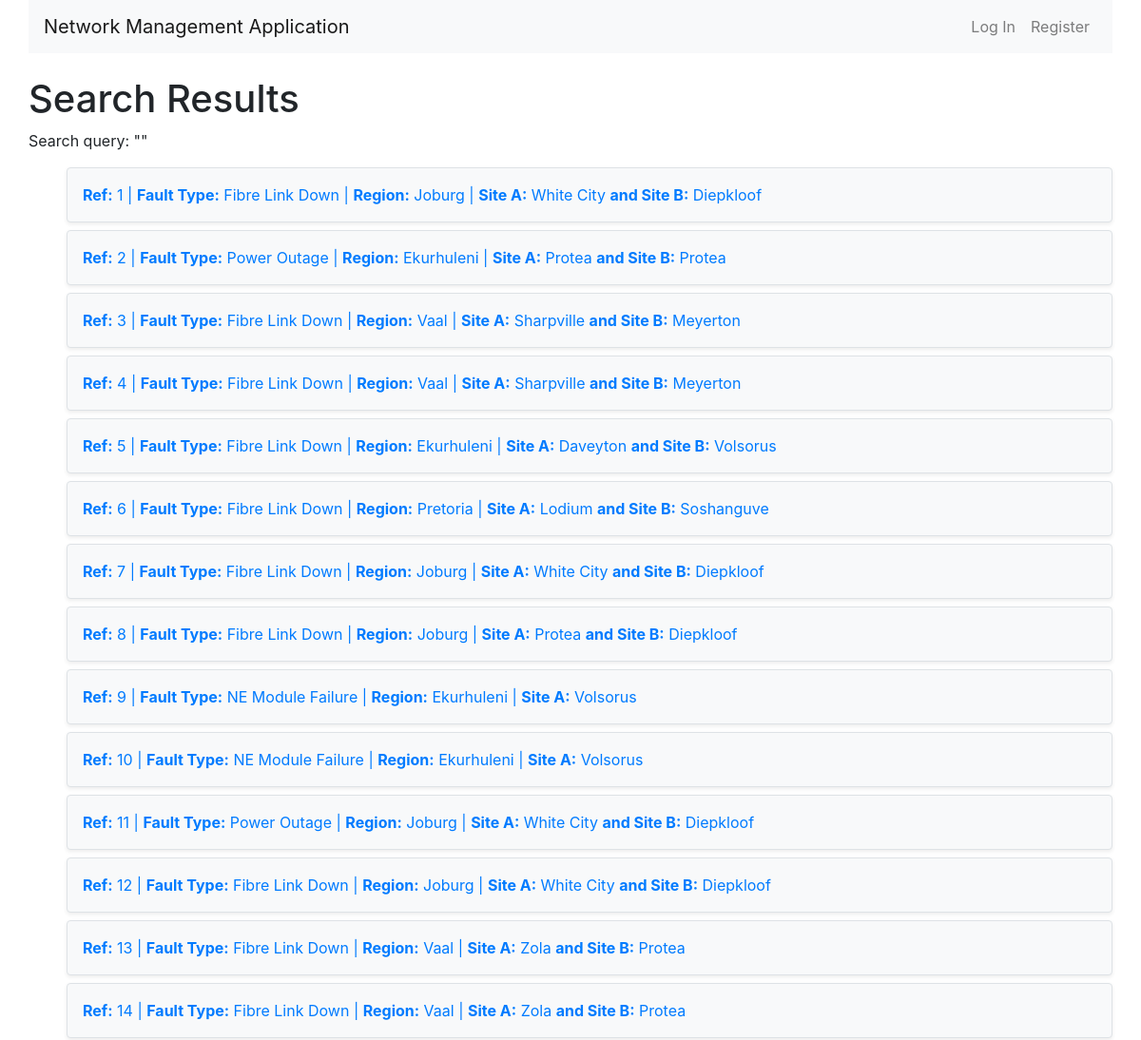
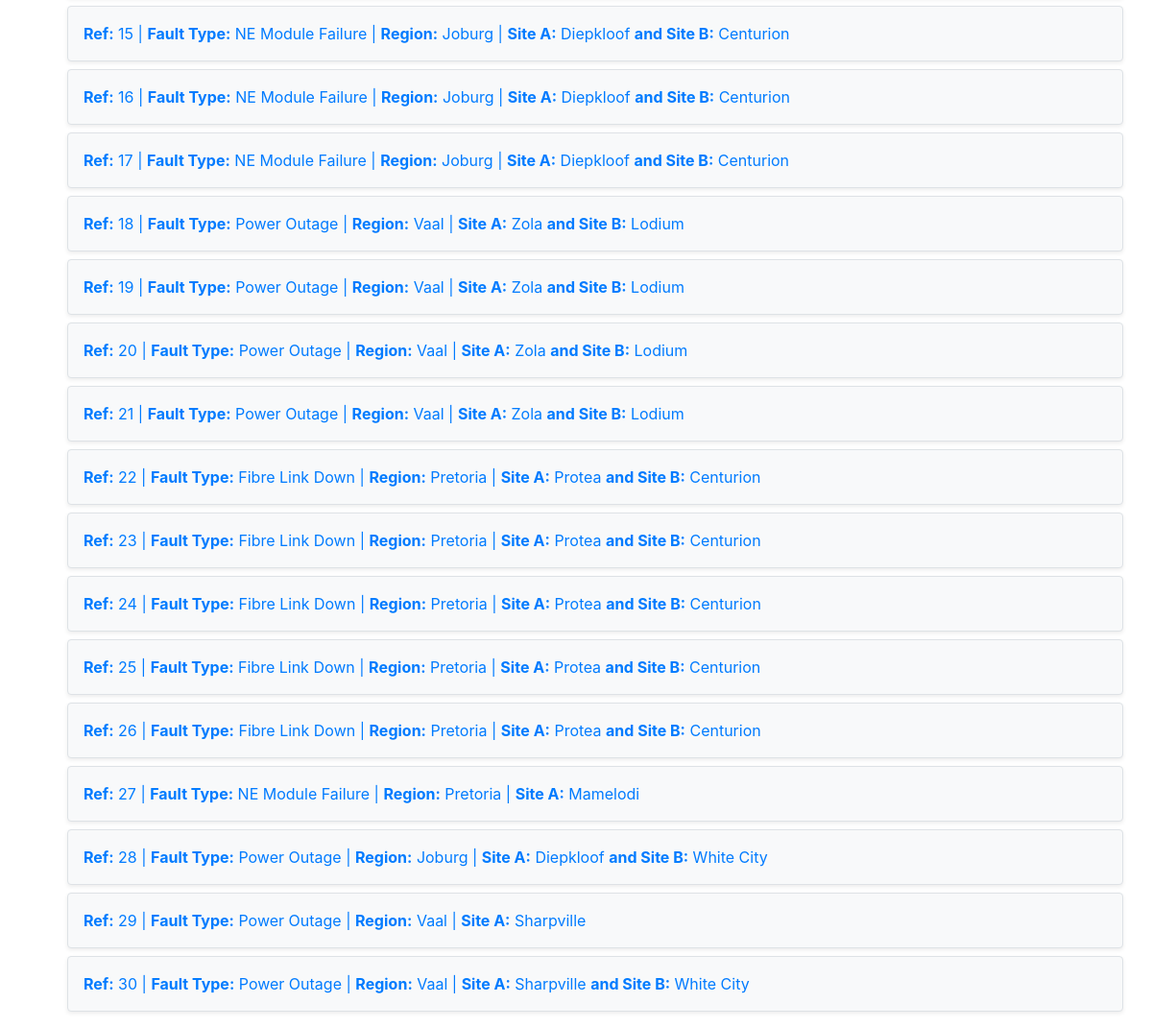
The app's page /search/ with its own data (2 pictures, top to bottom).
### nms/models.py (models this page shows, shortened)
class Ticket(models.Model):
    fault_start = models.CharField(max_length=255, null=True, blank=True)
    fault_end = models.CharField(max_length=255, null=True, blank=True)
    summary = models.TextField(null=True, blank=True)
    status = models.ForeignKey('TicketStatus', on_delete=models.CASCADE, related_name='tickets', default=1)
    created_at = models.DateTimeField(auto_now_add=True)
    assigned_to = models.ForeignKey(User, on_delete=models.CASCADE, related_name='tickets', null=True, blank=True)
    fault_type = models.ForeignKey(FaultType, on_delete=models.CASCADE, related_name='tickets', null=True, blank=True)
    region = models.ForeignKey(Region, on_delete=models.CASCADE, related_name='tickets', null=True, blank=True)
    site_A = models.ForeignKey(Site, on_delete=models.CASCADE, related_name='site_A_tickets', null=True, blank=True)
    site_B = models.ForeignKey(Site, on_delete=models.CASCADE, related_name='site_B_tickets', null=True, blank=True)

class FaultType(models.Model):
    name = models.CharField(max_length=100, unique=True)

class Region(models.Model):
    name = models.CharField(max_length=100, unique=True)

class Site(models.Model):
    name = models.CharField(max_length=100, unique=True)
    region = models.ForeignKey(Region, on_delete=models.CASCADE, related_name='sites')

### nms/views.py (the view)
# urls.py: path('search/', views.search_tickets, name='search_tickets'),
def search_tickets(request):
    query = request.GET.get('q', '').strip()
    tickets = Ticket.objects.all()
    if query.isdigit():  # If the input is numeric, search by fault_ref
        tickets = tickets.filter(id=query)  # Assuming 'id' is used as the fault reference
    else:  # If the input contains text
        tickets = tickets.filter(
            Q(fault_type__name__icontains=query) |  # Searching in fault_type (assuming FaultType has a 'name' field)
            Q(region__name__icontains=query) |  # Searching in region (assuming Region has a 'name' field)
            Q(site_A__name__icontains=query) |  # Searching in site_A (assuming Site has a 'name' field)
            Q(site_B__name__icontains=query) |  # Searching in site_B (assuming Site has a 'name' field)
            Q(assigned_to__username__icontains=query)  # Searching in assigned_to (username of User model)
        )
    return render(request, 'nms/search_results.html', {'tickets': tickets, 'query': query})

### nms/templates/nms/search_results.html
{% extends "nms/layout.html" %}
{% block body %}
<h1>Search Results</h1>
<p>Search query: "{{ query }}"</p>
{% if tickets %}
    <ul>
        {% for ticket in tickets %}
            <li class="links">
                <a href="/tickets/{{ ticket.id }}/details/" class="text-decoration-none">
                    <div class="p-3 mb-2 border rounded shadow-sm bg-light">
                        <strong>Ref:</strong> {{ ticket.id }} |
                        <strong>Fault Type:</strong> {{ ticket.fault_type.name }} |
                        <strong>Region:</strong> {{ ticket.region.name }} |
                        <strong>Site A:</strong> {{ ticket.site_A.name }}
                        {% if ticket.site_B %}
                            <strong>and Site B:</strong> {{ ticket.site_B.name }}
                        {% endif %}
                    </div>
                </a>
            </li>
        {% endfor %}
    </ul>
{% else %}
    <p>No matching tickets found.</p>
{% endif %}
{% endblock %}

### nms/templates/nms/layout.html (shortened to what this page needs)
{% load static %}
<!DOCTYPE html>
<html lang="en">
    <head>
        <link rel="stylesheet" href="https://stackpath.bootstrapcdn.com/bootstrap/4.4.1/css/bootstrap.min.css">
        {% load static %}
        <link href="{% static 'nms/styles.css' %}" rel="stylesheet">
    </head>
    <body>
        <div class="container-fluid">
            <div class="container-fluid">
                <nav class="navbar navbar-expand-lg navbar-light bg-light">
                    <a class="navbar-brand" href="/">Network Management Application</a>
                    <div class="collapse navbar-collapse" id="navbarNav">
                        <ul class="navbar-nav ml-auto">
                            {% if user.is_authenticated %}
                                <li class="nav-item">
                                    <a class="nav-link" href="#"><strong>{{ user.username }}</strong></a>
                                </li>
                                <li class="nav-item">
                                    <a class="nav-link" href="{% url 'index' %}">Home</a>
                                </li>
                                <li class="nav-item">
                                    <a class="nav-link" href="{% url 'logout' %}">Log Out</a>
                                </li>
                            {% else %}
                                <li class="nav-item">
                                    <a class="nav-link" href="{% url 'login' %}">Log In</a>
                                </li>
                                <li class="nav-item">
                                    <a class="nav-link" href="{% url 'register' %}">Register</a>
                                </li>
                            {% endif %}
                        </ul>
                    </div>
                </nav>
          <div class="body mt-4">
            {% block body %}
            {% endblock %}
        </div>
    </div>
    </body>
</html>

### nms/static/nms/styles.css (style rules this page uses)
.links { list-style-type: none; }

### records on screen
Ticket: id "1", fault_type.name "Fibre Link Down", region.name "Joburg", site_A.name "White City", site_B.name "Diepkloof"
Ticket: id "2", fault_type.name "Power Outage", region.name "Ekurhuleni", site_A.name "Protea", site_B.name "Protea"
Ticket: id "3", fault_type.name "Fibre Link Down", region.name "Vaal", site_A.name "Sharpville", site_B.name "Meyerton"
Ticket: id "4", fault_type.name "Fibre Link Down", region.name "Vaal", site_A.name "Sharpville", site_B.name "Meyerton"
Ticket: id "5", fault_type.name "Fibre Link Down", region.name "Ekurhuleni", site_A.name "Daveyton", site_B.name "Volsorus"
Ticket: id "6", fault_type.name "Fibre Link Down", region.name "Pretoria", site_A.name "Lodium", site_B.name "Soshanguve"
Ticket: id "7", fault_type.name "Fibre Link Down", region.name "Joburg", site_A.name "White City", site_B.name "Diepkloof"
Ticket: id "8", fault_type.name "Fibre Link Down", region.name "Joburg", site_A.name "Protea", site_B.name "Diepkloof"
Ticket: id "9", fault_type.name "NE Module Failure", region.name "Ekurhuleni", site_A.name "Volsorus"
Ticket: id "10", fault_type.name "NE Module Failure", region.name "Ekurhuleni", site_A.name "Volsorus"
Ticket: id "11", fault_type.name "Power Outage", region.name "Joburg", site_A.name "White City", site_B.name "Diepkloof"
Ticket: id "12", fault_type.name "Fibre Link Down", region.name "Joburg", site_A.name "White City", site_B.name "Diepkloof"
Ticket: id "13", fault_type.name "Fibre Link Down", region.name "Vaal", site_A.name "Zola", site_B.name "Protea"
Ticket: id "14", fault_type.name "Fibre Link Down", region.name "Vaal", site_A.name "Zola", site_B.name "Protea"
Ticket: id "15", fault_type.name "NE Module Failure", region.name "Joburg", site_A.name "Diepkloof", site_B.name "Centurion"
Ticket: id "16", fault_type.name "NE Module Failure", region.name "Joburg", site_A.name "Diepkloof", site_B.name "Centurion"
Ticket: id "17", fault_type.name "NE Module Failure", region.name "Joburg", site_A.name "Diepkloof", site_B.name "Centurion"
Ticket: id "18", fault_type.name "Power Outage", region.name "Vaal", site_A.name "Zola", site_B.name "Lodium"
Ticket: id "19", fault_type.name "Power Outage", region.name "Vaal", site_A.name "Zola", site_B.name "Lodium"
Ticket: id "20", fault_type.name "Power Outage", region.name "Vaal", site_A.name "Zola", site_B.name "Lodium"
Ticket: id "21", fault_type.name "Power Outage", region.name "Vaal", site_A.name "Zola", site_B.name "Lodium"
Ticket: id "22", fault_type.name "Fibre Link Down", region.name "Pretoria", site_A.name "Protea", site_B.name "Centurion"
Ticket: id "23", fault_type.name "Fibre Link Down", region.name "Pretoria", site_A.name "Protea", site_B.name "Centurion"
Ticket: id "24", fault_type.name "Fibre Link Down", region.name "Pretoria", site_A.name "Protea", site_B.name "Centurion"
Ticket: id "25", fault_type.name "Fibre Link Down", region.name "Pretoria", site_A.name "Protea", site_B.name "Centurion"
Ticket: id "26", fault_type.name "Fibre Link Down", region.name "Pretoria", site_A.name "Protea", site_B.name "Centurion"
Ticket: id "27", fault_type.name "NE Module Failure", region.name "Pretoria", site_A.name "Mamelodi"
Ticket: id "28", fault_type.name "Power Outage", region.name "Joburg", site_A.name "Diepkloof", site_B.name "White City"
Ticket: id "29", fault_type.name "Power Outage", region.name "Vaal", site_A.name "Sharpville"
Ticket: id "30", fault_type.name "Power Outage", region.name "Vaal", site_A.name "Sharpville", site_B.name "White City"
